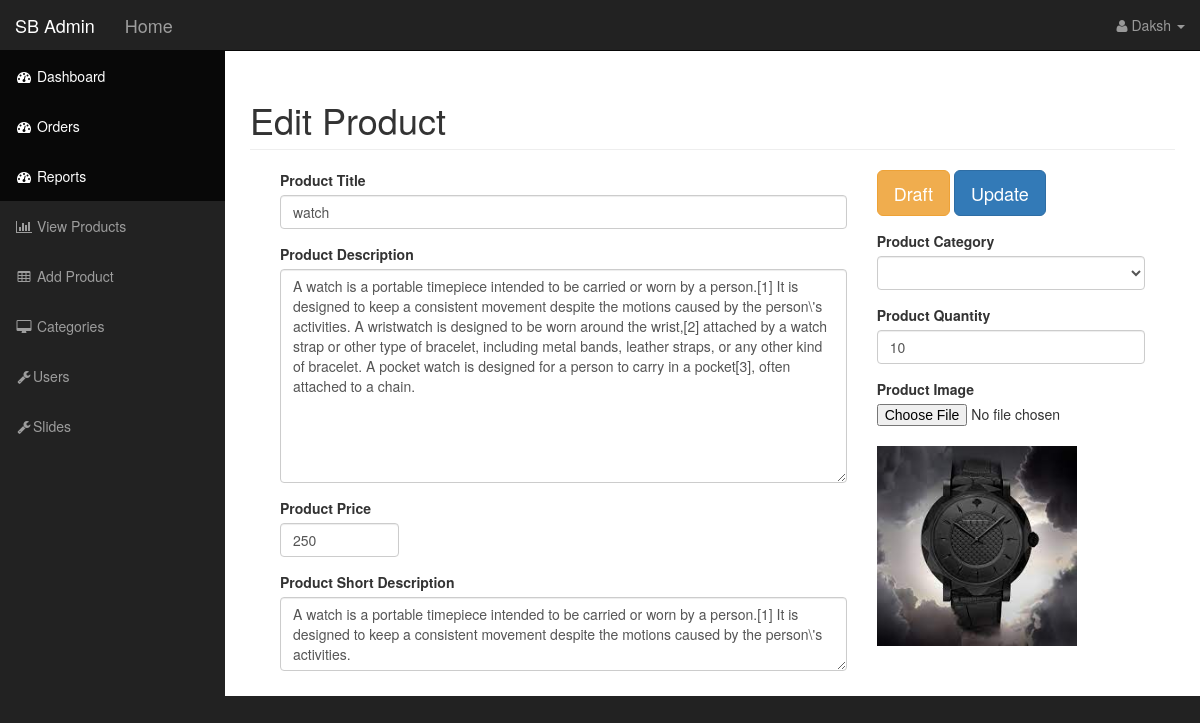
The page /admin/index.php?edit_product&id=14 (signed in) on the database its author committed.
### tables this page shows
CREATE TABLE `products` (
  `product_id` int(11) NOT NULL,
  `product_title` varchar(255) NOT NULL,
  `product_category_id` int(11) NOT NULL,
  `product_price` float NOT NULL,
  `product_quantity` int(11) NOT NULL,
  `product_description` text NOT NULL,
  `short_desc` text NOT NULL,
  `product_image` varchar(255) NOT NULL
);

### resources/templates/back/edit_product.php (the view, shortened to what this page needs)
<?php require_once("../../resources/config.php"); ?>
<?php
if(isset($_GET['id'])) {
$query = query("SELECT * FROM products WHERE product_id = " . escape_string($_GET['id']) . " ");
while($row = fetch_array($query)) {
        $product_title             = escape_string($row['product_title']);
        $product_category_id       = escape_string($row['product_category_id']);
        $product_price             = escape_string($row['product_price']);
        $product_description       = escape_string($row['product_description']);
        $short_desc                = escape_string($row['short_desc']);
        $product_quantity          = escape_string($row['product_quantity']);
        $product_image             = escape_string($row['product_image']);
        $product_image = display_images($row['product_image']);
}
}
?>
<div class="col-md-12">
<div class="row">
<h1 class="page-header">
   Edit Product
</h1>
</div>
<form action="" method="post" enctype="multipart/form-data">
<div class="col-md-8">
<div class="form-group">
    <label for="product-title">Product Title </label>
        <input type="text" name="product_title" class="form-control" value="<?php echo $product_title;  ?>">
    </div>
    <div class="form-group">
           <label for="product-title">Product Description</label>
      <textarea name="product_description" id="" cols="30" rows="10" class="form-control"><?php echo $product_description; ?></textarea>
    </div>
    <div class="form-group row">
      <div class="col-xs-3">
        <label for="product-price">Product Price</label>
        <input type="number" name="product_price" class="form-control" size="60" value="<?php echo $product_price; ?>">
      </div>
    </div>
    <div class="form-group">
           <label for="product-title">Product Short Description</label>
      <textarea name="short_desc" id="" cols="30" rows="3" class="form-control"><?php echo $short_desc; ?></textarea>
    </div>
</div>
<aside id="admin_sidebar" class="col-md-4">
     <div class="form-group">
       <input type="submit" name="draft" class="btn btn-warning btn-lg" value="Draft">
        <input type="submit" name="update" class="btn btn-primary btn-lg" value="Update">
    </div>
    <div class="form-group">
         <label for="product-title">Product Category</label>
        <select name="product_category_id" id="" class="form-control">
            <option value="<?php echo $product_category_id; ?>"><?php echo show_product_category_title($product_category_id); ?></option>
        </select>
</div>
    <div class="form-group">
      <label for="product-title">Product Quantity</label>
         <input type="number" name="product_quantity" class="form-control" value="<?php echo $product_quantity; ?>">
    </div>
    <div class="form-group">
        <label for="product-title">Product Image</label>
        <input type="file" name="file"> <br>
        <img width="200" src="../../resources/<?php echo $product_image; ?>" alt="">
    </div>
</aside>
</form>

### public/admin/css/sb-admin.css (style rules this page uses)
body { margin-top: 100px; background-color: #222; }
@media (min-width:768px) { body { margin-top: 50px; } }

### rows shown on the page
products: product_title "watch", product_description "A watch is a portable timepiece intended to be carried or worn by a person.[1] It is designed to keep a consistent movement despite the motions caused by the person\\'s activities. A wristwatch is designed to be worn around the wrist,[2] attached by a watch strap or other type of bracelet, including metal bands, leather straps, or any other kind of bracelet. A pocket watch is designed for a person to carry in a pocket[3], often attached to a chain.", product_price "250", short_desc "A watch is a portable timepiece intended to be carried or worn by a person.[1] It is designed to keep a consistent movement despite the motions caused by the person\\'s activities.", product_quantity "10", product_image (picture)

### other values the page prints
$_SESSION['username'] "Daksh"
